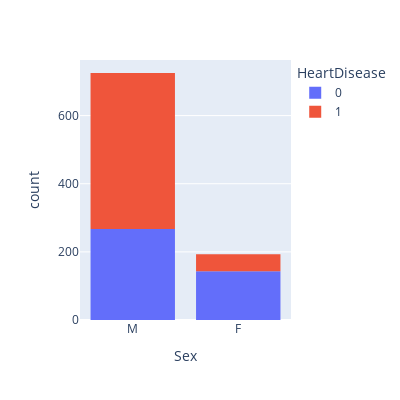

The notebook cell saved with this chart:
### Code cell
fig = px.histogram(df, x="Sex", color="HeartDisease",width=400, height=400)
fig.show()

### Figure 1 — Plotly figure (JSON) as saved in the notebook; plotly's stock layout.template omitted (floating-point values rounded to 4 significant figures; data arrays with more than 128 entries replaced by an {"elided": "..."} marker saying what was removed)
{"data": [{"alignmentgroup": "True", "bingroup": "x", "hovertemplate": "HeartDisease=0<br>Sex=%{x}<br>count=%{y}<extra></extra>", "legendgroup": "0", "marker": {"color": "#636efa", "pattern": {"shape": ""}}, "name": "0", "offsetgroup": "0", "orientation": "v", "showlegend": true, "type": "histogram", "x": {"elided": "410 str values"}, "xaxis": "x", "yaxis": "y"}, {"alignmentgroup": "True", "bingroup": "x", "hovertemplate": "HeartDisease=1<br>Sex=%{x}<br>count=%{y}<extra></extra>", "legendgroup": "1", "marker": {"color": "#EF553B", "pattern": {"shape": ""}}, "name": "1", "offsetgroup": "1", "orientation": "v", "showlegend": true, "type": "histogram", "x": {"elided": "508 str values"}, "xaxis": "x", "yaxis": "y"}], "layout": {"barmode": "relative", "height": 400, "legend": {"title": {"text": "HeartDisease"}, "tracegroupgap": 0}, "margin": {"t": 60}, "width": 400, "xaxis": {"anchor": "y", "domain": [0, 1], "title": {"text": "Sex"}}, "yaxis": {"anchor": "x", "domain": [0, 1], "title": {"text": "count"}}}}
